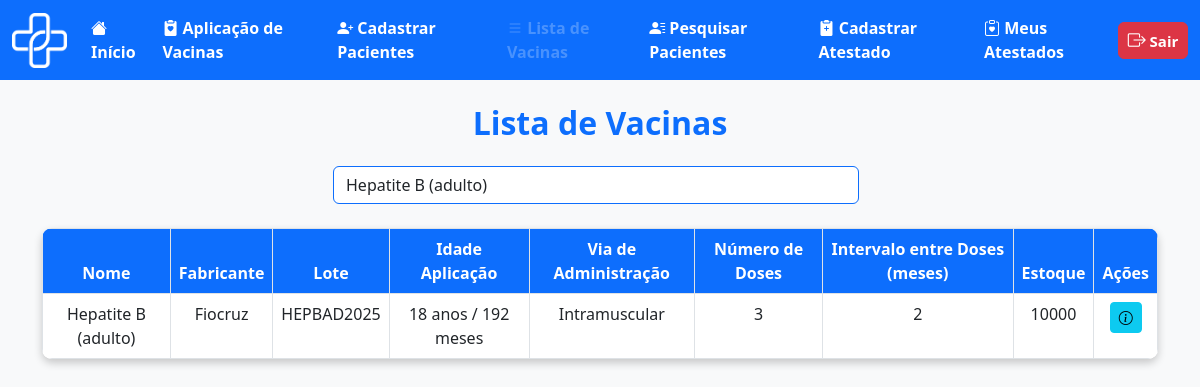
Before: /medica/listavac.php?nome_vacina=Hepatite B (adulto) (signed in) with the older database file.
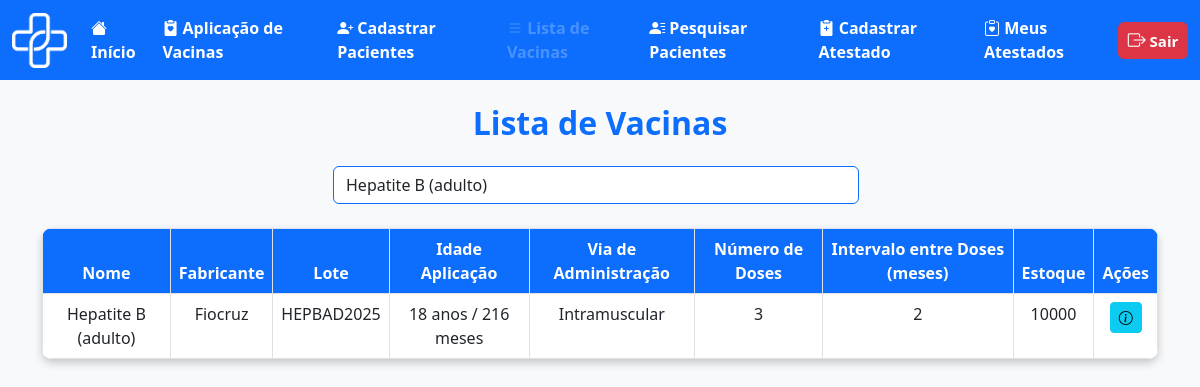
After: the same page with the newer database file.
### tables this page shows
CREATE TABLE `vacina` (
  `id_vaci` int(11) NOT NULL,
  `nome_vaci` varchar(100) NOT NULL,
  `fabri_vaci` varchar(100) NOT NULL,
  `lote_vaci` varchar(50) NOT NULL,
  `via_adimicao` varchar(50) NOT NULL,
  `n_dose` int(1) NOT NULL,
  `intervalo_dose` int(11) NOT NULL,
  `idade_meses_reco` smallint(6) DEFAULT NULL,
  `idade_anos_reco` smallint(6) DEFAULT NULL,
  `estoque` int(11) NOT NULL,
  `id_calendario` int(11) DEFAULT NULL
);

### medica/listavac.php (the view, shortened to what the changed rows need)
<?php
include('../outros/db_connect.php');
$nome_vacina = '';
if (isset($_GET['nome_vacina'])) {
    $nome_vacina = trim($_GET['nome_vacina']);
}
if (!empty($nome_vacina)) {
    $sql = "SELECT id_vaci, nome_vaci, fabri_vaci, lote_vaci, via_adimicao, n_dose, intervalo_dose, estoque, idade_meses_reco, idade_anos_reco
            FROM vacina WHERE nome_vaci LIKE ?";
    $stmt = $conn->prepare($sql);
    $like_param = '%' . $nome_vacina . '%';
    $stmt->bind_param('s', $like_param);
    $stmt->execute();
    $result = $stmt->get_result();
} else {
    $sql = "SELECT id_vaci, nome_vaci, fabri_vaci, lote_vaci, via_adimicao, n_dose, intervalo_dose, estoque, idade_meses_reco, idade_anos_reco
            FROM vacina";
    $result = $conn->query($sql);
}
$vacinas = [];
while ($row = $result->fetch_assoc()) {
    $idade_meses = (isset($row['idade_anos_reco']) ? intval($row['idade_anos_reco']) : 0) * 12 +
                   (isset($row['idade_meses_reco']) ? intval($row['idade_meses_reco']) : 0);
    $row['idade_total_meses'] = $idade_meses;
    $vacinas[] = $row;
}
usort($vacinas, function($a, $b) {
    return $a['idade_total_meses'] <=> $b['idade_total_meses'];
});
?>
<!DOCTYPE html>
<html lang="pt-BR">
<head>
    <link href="https://cdn.jsdelivr.net/npm/bootstrap-icons/font/bootstrap-icons.css" rel="stylesheet">
    <link href="https://cdn.jsdelivr.net/npm/bootstrap@5.3.0/dist/css/bootstrap.min.css" rel="stylesheet">
</head>
<body>
    <div class="container mt-4">
        <h2 class="text-center text-primary fw-bold">Lista de Vacinas</h2>
        <br>
        <div id="tabela-vacinas" class="d-flex justify-content-center">
            <table class="table table-bordered text-center mx-auto">
                <thead>
                    <tr>
                        <th>Nome</th>
                        <th>Fabricante</th>
                        <th>Lote</th>
                        <th>Idade Aplicação</th>
                        <th>Via de Administração</th>
                        <th>Número de Doses</th>
                        <th>Intervalo entre Doses (meses)</th>
                        <th>Estoque</th>
                        <th>Ações</th>
                    </tr>
                </thead>
                <tbody>
                    <?php
                    $rowIndex = 0;
                    foreach ($vacinas as $row):
                        if ($rowIndex === 0) {
                            $rowClass = 'bg-white';
                        } else {
                            $rowClass = ($rowIndex % 2 === 1) ? 'table-secondary' : 'bg-white';
                        }
                        ?>
                        <tr class="<?php echo $rowClass; ?>">
                            <td><?php echo htmlspecialchars($row['nome_vaci']); ?></td>
                            <td><?php echo htmlspecialchars($row['fabri_vaci']); ?></td>
                            <td><?php echo htmlspecialchars($row['lote_vaci']); ?></td>
                            <td>
                                <?php
                                    $nomes_a_qualquer_momento = [
                                        'Vacinas de viajantes (tifóide, encefalite, etc.)',
                                        'Raiva (pré-exposição)',
                                        'dTpa (adulto/gestante)'
                                    ];
                                    if (in_array($row['nome_vaci'], $nomes_a_qualquer_momento)) {
                                        echo "A qualquer momento";
                                    } else {
                                        $idade_meses = isset($row['idade_meses_reco']) ? intval($row['idade_meses_reco']) : 0;
                                        $idade_anos = isset($row['idade_anos_reco']) ? intval($row['idade_anos_reco']) : 0;
                                        $partes = [];
                                        if ($idade_anos > 0) $partes[] = $idade_anos . " anos";
                                        if ($idade_meses > 0) $partes[] = $idade_meses . " meses";
                                        echo htmlspecialchars(implode(" / ", $partes));
                                    }
                                ?>
                            </td>
                            <td><?php echo htmlspecialchars($row['via_adimicao']); ?></td>
                            <td><?php echo htmlspecialchars($row['n_dose']); ?></td>
                            <td><?php echo htmlspecialchars($row['intervalo_dose']); ?></td>
                            <td><?php echo htmlspecialchars($row['estoque']); ?></td>
                            <td>
                                <a href="ver_vacina.php?id_vaci=<?php echo urlencode($row['id_vaci']); ?>"
                                    class="btn btn-info btn-sm">
                                    <i class="bi bi-info-circle"></i>
                                </a>
                            </td>
                        </tr>
                        <?php $rowIndex++; endforeach; ?>
                </tbody>
            </table>
        </div>
    </div>
</body>
</html>

Changed rows visible on the page:
changed vacina "Hepatite B (adulto)": partes "18 anos / 192 meses" → "18 anos / 216 meses"
